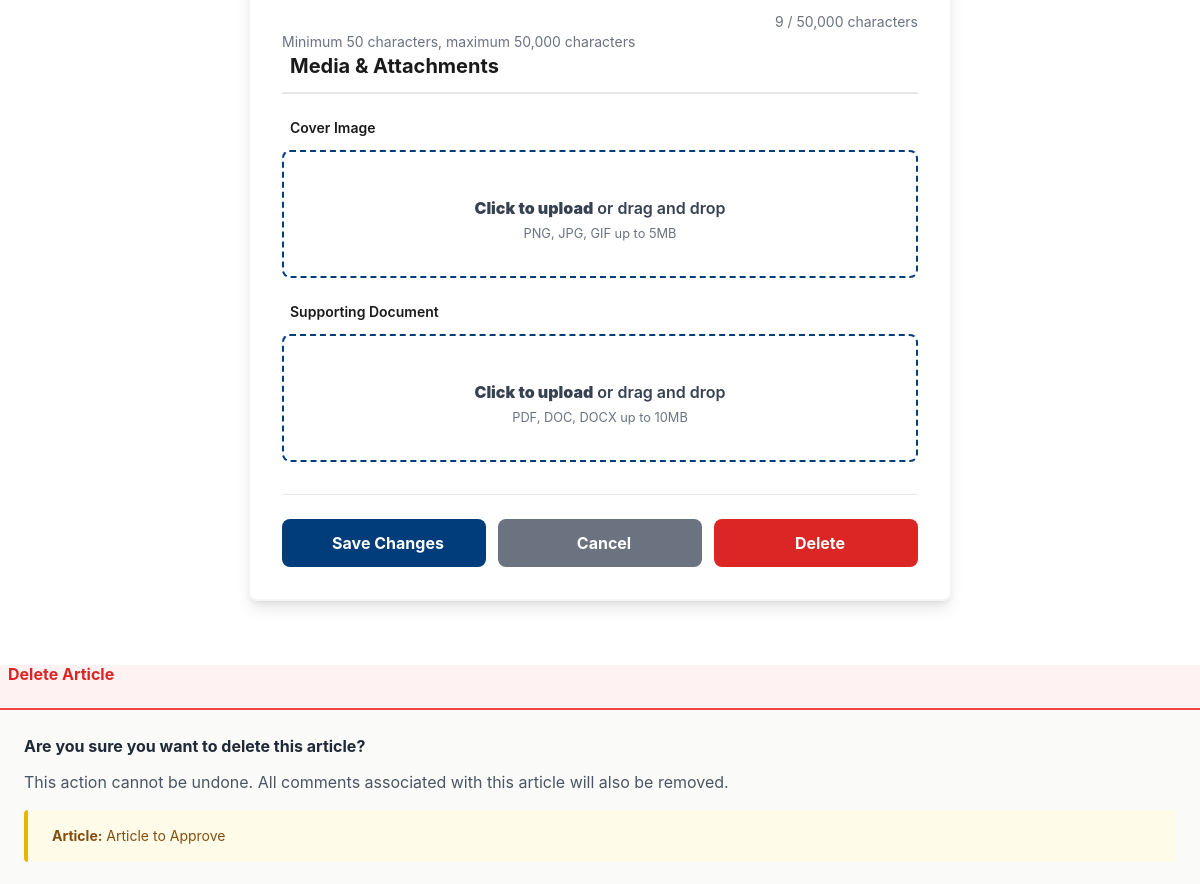
The page /article/1/edit (signed in, middle part) on the database as committed earlier.
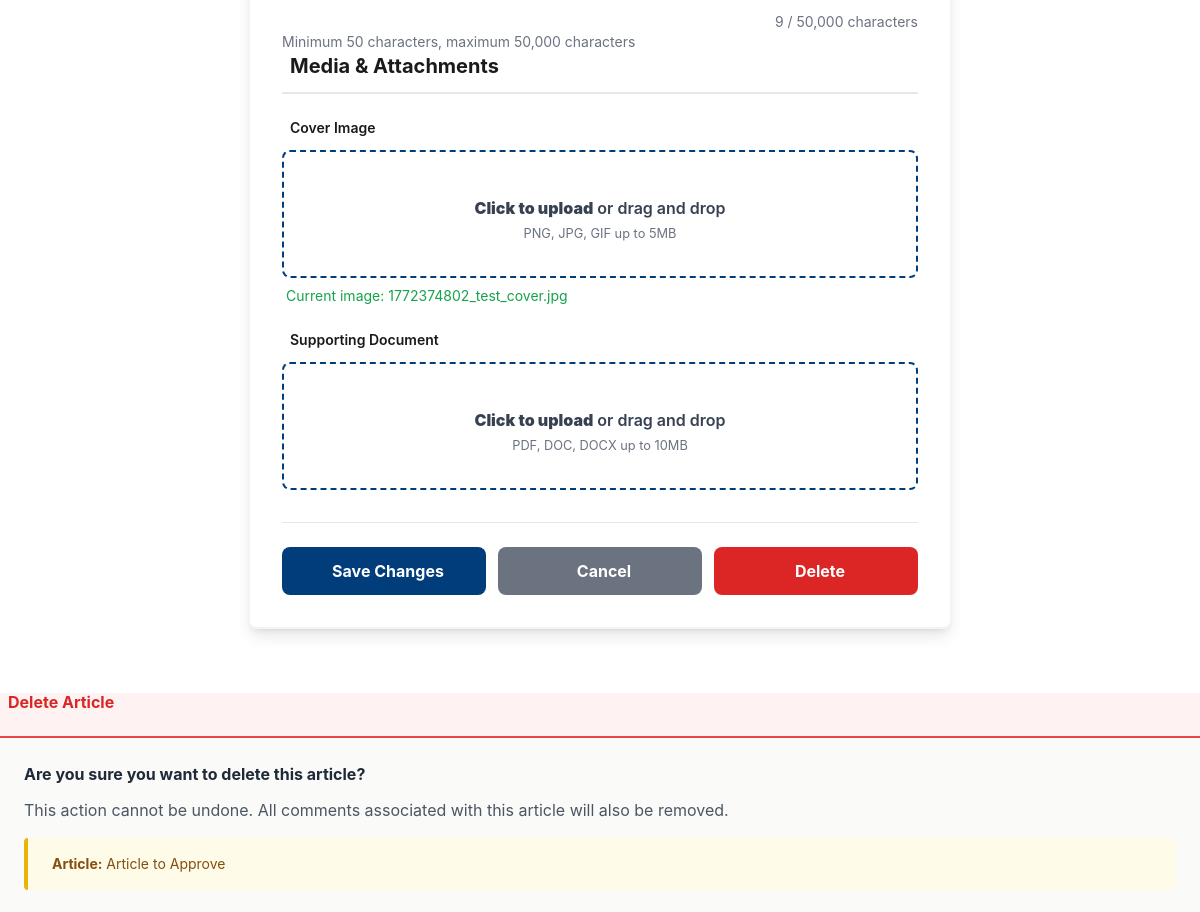
The same page on the database as committed later.
### models.py (models this page shows, shortened)
class Article(db.Model):
    id = db.Column(db.Integer, primary_key=True)
    email = db.Column(db.String(120), nullable=False)
    title = db.Column(db.String(200), nullable=False)
    content = db.Column(db.Text, nullable=False)
    author = db.Column(db.String(100), nullable=False)
    date_posted = db.Column(db.DateTime, default=datetime.utcnow, nullable=False)
    date_submitted = db.Column(db.DateTime, default=datetime.utcnow, nullable=False)
    status = db.Column(
        db.String(20),
        nullable=False,
        default='pending',
        index=True  # ✅ Frequently queried
    )
    category = db.Column(
        db.String(100),
        nullable=False,
        default='General',
        index=True  # ✅ Frequently used for filtering
    )
    likes = db.Column(db.Integer, default=0, nullable=False)
    views = db.Column(db.Integer, default=0, nullable=False)
    cover_image = db.Column(db.String(255), nullable=True)
    document_filename = db.Column(db.String(255), nullable=True)
    deleted_at = db.Column(db.DateTime, nullable=True)
    is_draft = db.Column(db.Boolean, default=False, nullable=False)
    comments = db.relationship('Comment', backref='article', lazy=True, cascade='all, delete-orphan')
    visits = db.relationship('Visit', backref='article', lazy=True, cascade='all, delete-orphan')
    __table_args__ = (
        db.Index('idx_article_status_category', 'status', 'category'),
        db.Index('idx_article_date_posted', 'date_posted'),
        db.Index('idx_article_deleted_at', 'deleted_at'),  # ✅ For soft delete queries
        db.Index('idx_article_is_draft', 'is_draft'),  # ✅ For draft queries
    )

### blueprints/articles.py (the view)
@articles_bp.route('/article/<int:article_id>/edit', methods=['GET', 'POST'])
@login_required
def edit_article(article_id):
    article = Article.query.get_or_404(article_id)
    if article.author != current_user.username and not current_user.is_admin:
        logger.warning(f"Unauthorized edit attempt on article {article_id} by {current_user.username}")
        flash("You don't have permission to edit this article.", "danger")
        return redirect(url_for('articles.read_more', article_id=article_id))
    if article.status == 'approved':
        logger.warning(f"Edit attempt on approved article {article_id} by {current_user.username}")
        flash("This article has been published and cannot be edited.", "warning")
        return redirect(url_for('articles.read_more', article_id=article_id))
    form = ArticleSubmissionForm()
    if form.validate_on_submit():
        try:
            article.title = sanitize_string(form.title.data.strip(), max_length=250)
            article.content = sanitize_html(form.content.data.strip())
            article.category = form.category.data
            if form.author.data:
                article.author = sanitize_string(form.author.data.strip(), max_length=100)
            if form.email.data:
                article.email = sanitize_string(form.email.data.strip(), max_length=120)
            if form.cover_image.data:
                is_valid, error_msg = validate_image_file(form.cover_image.data)
                if not is_valid:
                    flash(error_msg, 'danger')
                    return render_template('edit_article.html', form=form, article=article)
                upload_folder = current_app.config['UPLOAD_FOLDER']
                os.makedirs(upload_folder, exist_ok=True)
                unique_filename = get_safe_filename(form.cover_image.data.filename)
                filepath = os.path.join(upload_folder, unique_filename)
                form.cover_image.data.save(filepath)
                article.image_filename = unique_filename
            if form.document.data:
                is_valid, error_msg = validate_document_file(form.document.data)
                if not is_valid:
                    flash(error_msg, 'danger')
                    return render_template('edit_article.html', form=form, article=article)
                upload_folder = current_app.config['UPLOAD_FOLDER']
                os.makedirs(upload_folder, exist_ok=True)
                unique_filename = get_safe_filename(form.document.data.filename)
                filepath = os.path.join(upload_folder, unique_filename)
                form.document.data.save(filepath)
                article.document_filename = unique_filename
            db.session.commit()
            logger.info(f"Article {article_id} updated by {current_user.username}")
            flash("Article updated successfully!", "success")
            return redirect(url_for('articles.read_more', article_id=article_id))
        except Exception as e:
            db.session.rollback()
            logger.error(f"Article edit error for article {article_id}: {str(e)}")
            flash(f"Error updating article: {str(e)}", "danger")
    elif request.method == 'GET':
        form.title.data = article.title
        form.content.data = article.content
        form.category.data = article.category
    return render_template('edit_article.html', form=form, article=article)

### templates/edit_article.html (shortened to what the changed rows need)
{% extends 'base.html' %}
{% block content %}
<section class="py-16 bg-white">
    <div class="max-w-3xl mx-auto px-4 sm:px-6 lg:px-8">
        {% if article.status == 'approved' %}
        <div class="mb-8 bg-amber-50 border-2 border-amber-400 rounded-lg p-8 text-center">
            <div class="flex justify-center mb-4">
                <i class="fas fa-lock text-amber-600 text-4xl"></i>
            </div>
            <h2 class="text-2xl font-bold text-amber-900 mb-2">Article Published</h2>
            <p class="text-amber-800 text-lg mb-4">
                This article has been published and is now live on the website. Published articles cannot be edited or deleted to maintain content integrity.
            </p>
            <p class="text-amber-700 text-sm mb-6">
                If you need to make changes, please contact the administrator.
            </p>
            <a href="{{ url_for('articles.read_more', article_id=article.id) }}" class="inline-block px-6 py-3 bg-amber-600 hover:bg-amber-700 text-white font-semibold rounded-lg transition">
                <i class="fas fa-arrow-left mr-2"></i>Back to Article
            </a>
        </div>
        {% else %}
        <div class="bg-white rounded-lg shadow-lg overflow-hidden border border-gray-100">
        <div class="bg-white rounded-lg shadow-lg overflow-hidden border border-gray-100">
            <div class="p-8">
                <form method="POST" action="{{ url_for('articles.edit_article', article_id=article.id) }}" enctype="multipart/form-data" novalidate class="space-y-8">
                    <div>
                    <div>
                        <div class="mb-6">
                            <label class="block text-sm font-semibold text-law-dark mb-3">
                                {{ form.cover_image.label }}
                            </label>
                            <div class="file-input-wrapper" onclick="document.getElementById('cover-image').click()" style="cursor: pointer;">
                                <div class="border-2 border-dashed border-law-blue rounded-lg p-8 text-center transition hover:bg-blue-50 hover:border-opacity-70">
                                </div>
                            </div>
                            {% if article.cover_image %}
                                <p class="text-sm text-green-600 mt-2">
                                    Current image: {{ article.cover_image }}
                                </p>
                            {% endif %}
                        </div>
                    </div>
                </form>
            </div>
        </div>
        {% endif %}
    </div>
</section>
{% if article.status != 'approved' %}
<div class="modal fade" id="deleteModal" tabindex="-1" aria-labelledby="deleteModalLabel" aria-hidden="true">
    <div class="modal-dialog modal-dialog-centered">
        <div class="modal-content rounded-lg shadow-xl">
            <div class="modal-header border-b-2 border-red-500 bg-red-50">
                <h5 class="modal-title text-red-600 font-bold" id="deleteModalLabel">
                    Delete Article
                </h5>
            </div>
            <div class="modal-body p-6">
                <p class="font-bold text-gray-800 mb-3">Are you sure you want to delete this article?</p>
                <p class="text-gray-600 mb-4">
                    This action cannot be undone. All comments associated with this article will also be removed.
                </p>
                <div class="bg-yellow-50 border-l-4 border-yellow-500 p-4 rounded">
                    <p class="text-sm text-yellow-800">
                        <strong>Article:</strong> {{ article.title }}
                    </p>
                </div>
            </div>
        </div>
    </div>
</div>
{% endif %}
{% endblock %}

Rows that differ between the two databases and show on the page:
changed Article "Article to Approve": status "pending" → "disapproved" (drawn); cover_image (not shown) → "1772374802_test_cover.jpg"
Other text that changed with them:
text now shown: "Current image:"
